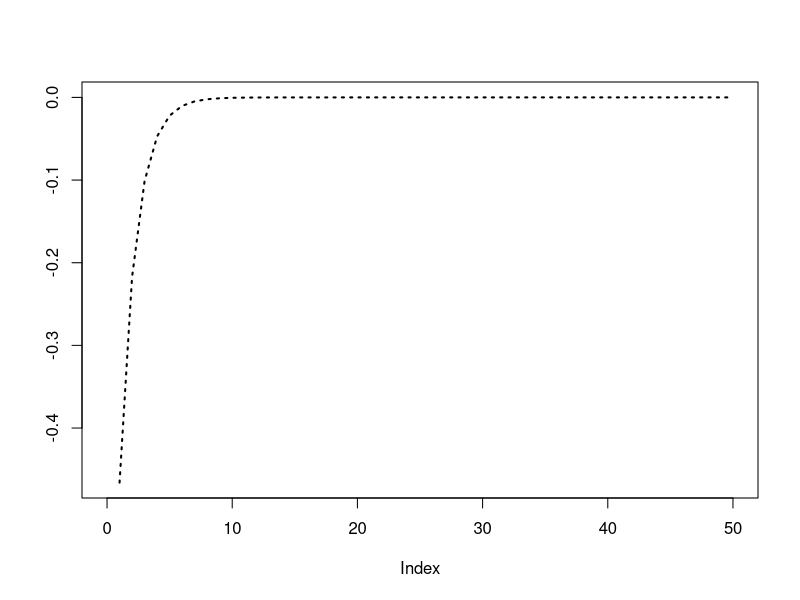

Write the R code that produced this figure.
## ---- chunk 1
knitr::opts_knit$set(root.dir = '/home/tucker/Documents/GitHub/BEwebinar/Data')
## ---- chunk 2
polymul <- function(a,b) 
{
	bb <- c(b,rep(0,length(a)-1))
	B <- toeplitz(bb)
	B[lower.tri(B)] <- 0
	aa <- rev(c(a,rep(0,length(b)-1)))
	prod <- B %*% matrix(aa,length(aa),1)
	return(rev(prod[,1]))
}

ARMAauto <- function(phi,theta,maxlag)
{
	p <- length(phi)
	q <- length(theta)
	gamMA <- polymul(c(1,theta),rev(c(1,theta)))
	gamMA <- gamMA[(q+1):(2*q+1)]
	if (p > 0) 
	{
		Amat <- matrix(0,nrow=(p+1),ncol=(2*p+1))
		for(i in 1:(p+1))
		{
			Amat[i,i:(i+p)] <- c(-1*rev(phi),1)
		}
		Amat <- cbind(Amat[,(p+1)],as.matrix(Amat[,(p+2):(2*p+1)]) +
			t(matrix(apply(t(matrix(Amat[,1:p],p+1,p)),2,rev),p,p+1)))
		Bmat <- matrix(0,nrow=(q+1),ncol=(p+q+1))
		for(i in 1:(q+1))
		{
			Bmat[i,i:(i+p)] <- c(-1*rev(phi),1)
		}
		Bmat <- t(matrix(apply(t(Bmat),2,rev),p+q+1,q+1))
		Bmat <- matrix(apply(Bmat,2,rev),q+1,p+q+1)
		Bmat <- Bmat[,1:(q+1)]
		Binv <- solve(Bmat)
		gamMix <- Binv %*% gamMA
		if (p <= q) { gamMix <- matrix(gamMix[1:(p+1),],p+1,1) 
			} else gamMix <- matrix(c(gamMix,rep(0,(p-q))),p+1,1)
		gamARMA <- solve(Amat) %*% gamMix 
	} else gamARMA <- gamMA[1]

	gamMA <- as.vector(gamMA)
	if (maxlag <= q) gamMA <- gamMA[1:(maxlag+1)] else gamMA <- c(gamMA,rep(0,(maxlag-q)))
	gamARMA <- as.vector(gamARMA)
	if (maxlag <= p) gamARMA <- gamARMA[1:(maxlag+1)] else {
	for(k in 1:(maxlag-p))
	{
		len <- length(gamARMA)
		acf <- gamMA[p+1+k]
		if (p > 0) acf <- acf + sum(phi*rev(gamARMA[(len-p+1):len]))
		gamARMA <- c(gamARMA,acf)
	} }
	return(gamARMA)
}
## ---- chunk 3
pred.k <- function(gamma,max.lag)
{
	kappa.vec <- gamma[2]/gamma[1]
	varphi.vec <- kappa.vec
	if(max.lag > 1) {
	for(k in 2:max.lag)
	{
		schur.new <- gamma[1] - t(varphi.vec) %*% rev(gamma[2:k])
		kappa.new <- (gamma[k+1] - sum(varphi.vec*gamma[2:k]))/schur.new
		kappa.new <- kappa.new[1,1]
		if(abs(kappa.new) < 10^(-15)) kappa.new <- 0
		kappa.vec <- c(kappa.vec,kappa.new)
		varphi.vec <- rev(varphi.vec) - kappa.new * varphi.vec
		varphi.vec <- rev(c(varphi.vec,kappa.new))
	} }
	return(varphi.vec)
}
## ---- chunk 4
rho <- .8
omega <- pi/6
phi1 <- 2*rho*cos(omega)
phi2 <- -rho^2
gamma <- ARMAauto(c(phi1,phi2),NULL,20)
print(pred.k(gamma,20))
## ---- chunk 5
theta <- -.466
sig.var <- .0053
max.lag <- 50
gamma <- rep(0,max.lag+1)
gamma[1] <- (1 +theta^2)*sig.var
gamma[2] <- theta*sig.var
varphi <- pred.k(gamma,max.lag)
plot(ts(c(NA,rev(varphi)),start=0),lty=3,lwd=2,xlab="Index",ylab="")
